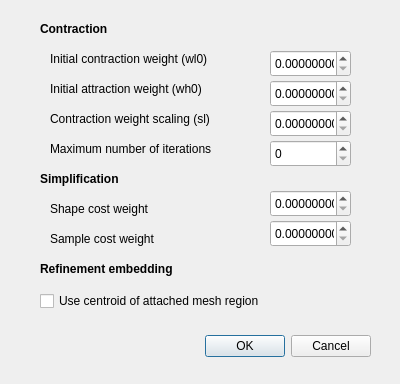
<?xml version="1.0" encoding="UTF-8"?>
<ui version="4.0">
 <class>Settings</class>
 <widget class="QDialog" name="Settings">
  <property name="geometry">
   <rect>
    <x>0</x>
    <y>0</y>
    <width>400</width>
    <height>384</height>
   </rect>
  </property>
  <property name="windowTitle">
   <string>Dialog</string>
  </property>
  <widget class="QDialogButtonBox" name="buttonBox">
   <property name="geometry">
    <rect>
     <x>30</x>
     <y>330</y>
     <width>341</width>
     <height>32</height>
    </rect>
   </property>
   <property name="orientation">
    <enum>Qt::Horizontal</enum>
   </property>
   <property name="standardButtons">
    <set>QDialogButtonBox::Cancel|QDialogButtonBox::Ok</set>
   </property>
  </widget>
  <widget class="QLabel" name="label">
   <property name="geometry">
    <rect>
     <x>40</x>
     <y>20</y>
     <width>101</width>
     <height>17</height>
    </rect>
   </property>
   <property name="font">
    <font>
     <weight>75</weight>
     <bold>true</bold>
    </font>
   </property>
   <property name="text">
    <string>Contraction</string>
   </property>
  </widget>
  <widget class="QLabel" name="label_2">
   <property name="geometry">
    <rect>
     <x>40</x>
     <y>170</y>
     <width>111</width>
     <height>17</height>
    </rect>
   </property>
   <property name="font">
    <font>
     <weight>75</weight>
     <bold>true</bold>
    </font>
   </property>
   <property name="text">
    <string>Simplification</string>
   </property>
  </widget>
  <widget class="QLabel" name="label_3">
   <property name="geometry">
    <rect>
     <x>40</x>
     <y>260</y>
     <width>171</width>
     <height>17</height>
    </rect>
   </property>
   <property name="font">
    <font>
     <weight>75</weight>
     <bold>true</bold>
    </font>
   </property>
   <property name="text">
    <string>Refinement embedding</string>
   </property>
  </widget>
  <widget class="QLabel" name="label_4">
   <property name="geometry">
    <rect>
     <x>50</x>
     <y>50</y>
     <width>211</width>
     <height>17</height>
    </rect>
   </property>
   <property name="text">
    <string>Initial contraction weight (wl0)</string>
   </property>
  </widget>
  <widget class="QLabel" name="label_5">
   <property name="geometry">
    <rect>
     <x>50</x>
     <y>80</y>
     <width>211</width>
     <height>17</height>
    </rect>
   </property>
   <property name="text">
    <string>Initial attraction weight (wh0)</string>
   </property>
  </widget>
  <widget class="QLabel" name="label_6">
   <property name="geometry">
    <rect>
     <x>50</x>
     <y>200</y>
     <width>151</width>
     <height>17</height>
    </rect>
   </property>
   <property name="text">
    <string>Shape cost weight</string>
   </property>
  </widget>
  <widget class="QLabel" name="label_7">
   <property name="geometry">
    <rect>
     <x>50</x>
     <y>230</y>
     <width>191</width>
     <height>17</height>
    </rect>
   </property>
   <property name="text">
    <string>Sample cost weight</string>
   </property>
  </widget>
  <widget class="QDoubleSpinBox" name="wl0">
   <property name="geometry">
    <rect>
     <x>270</x>
     <y>50</y>
     <width>81</width>
     <height>27</height>
    </rect>
   </property>
   <property name="decimals">
    <number>8</number>
   </property>
  </widget>
  <widget class="QDoubleSpinBox" name="wh0">
   <property name="geometry">
    <rect>
     <x>270</x>
     <y>80</y>
     <width>81</width>
     <height>27</height>
    </rect>
   </property>
   <property name="decimals">
    <number>8</number>
   </property>
  </widget>
  <widget class="QDoubleSpinBox" name="shapeCost">
   <property name="geometry">
    <rect>
     <x>270</x>
     <y>190</y>
     <width>81</width>
     <height>27</height>
    </rect>
   </property>
   <property name="decimals">
    <number>8</number>
   </property>
  </widget>
  <widget class="QDoubleSpinBox" name="samplingCost">
   <property name="geometry">
    <rect>
     <x>270</x>
     <y>220</y>
     <width>81</width>
     <height>27</height>
    </rect>
   </property>
   <property name="decimals">
    <number>8</number>
   </property>
  </widget>
  <widget class="QLabel" name="label_8">
   <property name="geometry">
    <rect>
     <x>50</x>
     <y>110</y>
     <width>211</width>
     <height>17</height>
    </rect>
   </property>
   <property name="text">
    <string>Contraction weight scaling (sl)</string>
   </property>
  </widget>
  <widget class="QDoubleSpinBox" name="sl">
   <property name="geometry">
    <rect>
     <x>270</x>
     <y>110</y>
     <width>81</width>
     <height>27</height>
    </rect>
   </property>
   <property name="decimals">
    <number>8</number>
   </property>
  </widget>
  <widget class="QLabel" name="label_9">
   <property name="geometry">
    <rect>
     <x>50</x>
     <y>140</y>
     <width>211</width>
     <height>17</height>
    </rect>
   </property>
   <property name="text">
    <string>Maximum number of iterations</string>
   </property>
  </widget>
  <widget class="QCheckBox" name="useCentroid">
   <property name="geometry">
    <rect>
     <x>40</x>
     <y>290</y>
     <width>301</width>
     <height>22</height>
    </rect>
   </property>
   <property name="text">
    <string>Use centroid of attached mesh region</string>
   </property>
  </widget>
  <widget class="QSpinBox" name="maxiter">
   <property name="geometry">
    <rect>
     <x>270</x>
     <y>140</y>
     <width>81</width>
     <height>27</height>
    </rect>
   </property>
  </widget>
 </widget>
 <resources/>
 <connections>
  <connection>
   <sender>buttonBox</sender>
   <signal>accepted()</signal>
   <receiver>Settings</receiver>
   <slot>accept()</slot>
   <hints>
    <hint type="sourcelabel">
     <x>248</x>
     <y>254</y>
    </hint>
    <hint type="destinationlabel">
     <x>157</x>
     <y>274</y>
    </hint>
   </hints>
  </connection>
  <connection>
   <sender>buttonBox</sender>
   <signal>rejected()</signal>
   <receiver>Settings</receiver>
   <slot>reject()</slot>
   <hints>
    <hint type="sourcelabel">
     <x>316</x>
     <y>260</y>
    </hint>
    <hint type="destinationlabel">
     <x>286</x>
     <y>274</y>
    </hint>
   </hints>
  </connection>
 </connections>
</ui>
